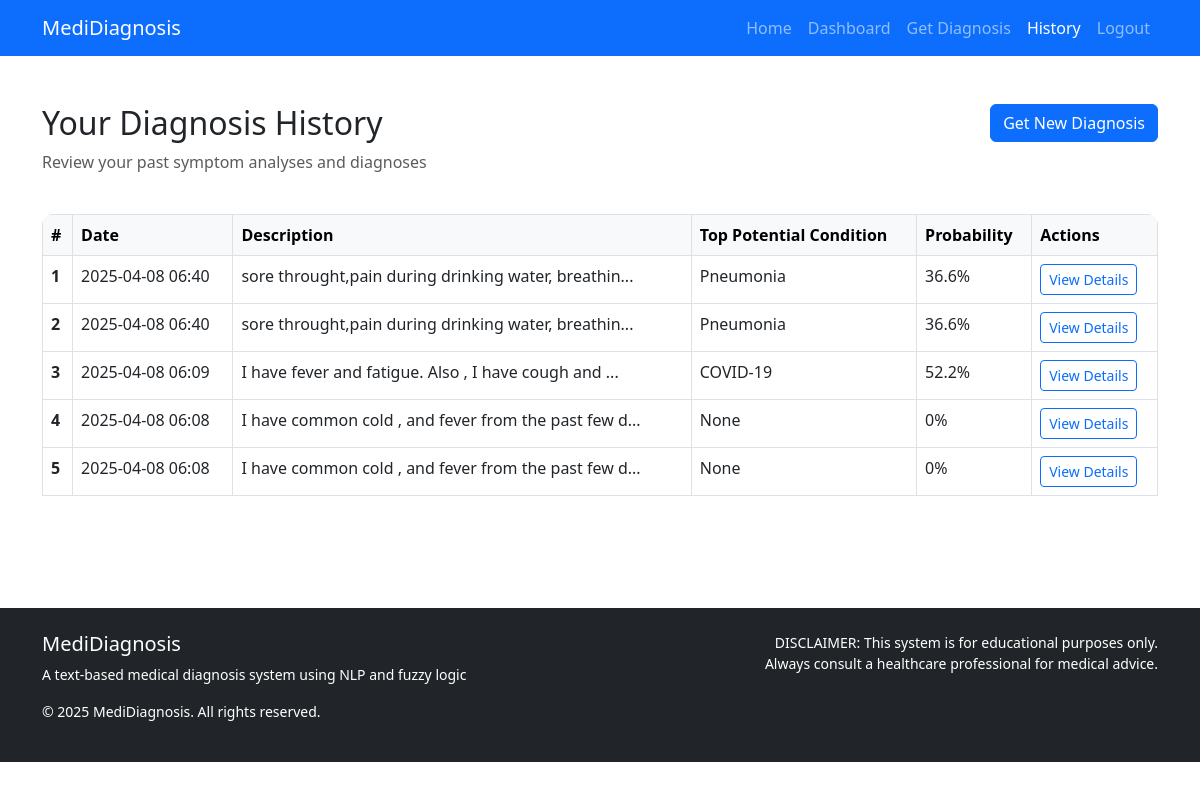
The app's page /history (signed in) with its own data.
### app.py (models this page shows)
class DiagnosisRecord(db.Model):
    id = db.Column(db.Integer, primary_key=True)
    user_id = db.Column(db.Integer, db.ForeignKey('user.id'), nullable=False)
    description = db.Column(db.Text, nullable=False)
    symptoms = db.Column(db.Text, nullable=False)  # Store as JSON string
    diagnosis_results = db.Column(db.Text, nullable=False)  # Store as JSON string
    created_at = db.Column(db.DateTime, default=datetime.utcnow)

### app.py (the view)
@app.route('/history')
def history():
    if 'user_id' not in session:
        flash('Please log in to access your history')
        return redirect(url_for('login'))
    user = User.query.get(session['user_id'])
    diagnoses = DiagnosisRecord.query.filter_by(user_id=user.id).order_by(DiagnosisRecord.created_at.desc()).all()
    return render_template('history.html', diagnoses=diagnoses)

### app.py (called while the page is built)
@app.template_filter('from_json')
def from_json(value):
    return json.loads(value)

### templates/history.html (shortened to what this page needs)
<!DOCTYPE html>
<html lang="en">
<head>
    <link href="https://cdn.jsdelivr.net/npm/bootstrap@5.3.0-alpha1/dist/css/bootstrap.min.css" rel="stylesheet">
</head>
<body>
    <nav class="navbar navbar-expand-lg navbar-dark bg-primary">
        <div class="container">
            <a class="navbar-brand" href="{{ url_for('index') }}">MediDiagnosis</a>
            <div class="collapse navbar-collapse" id="navbarNav">
                <ul class="navbar-nav ms-auto">
                    <li class="nav-item">
                        <a class="nav-link" href="{{ url_for('index') }}">Home</a>
                    </li>
                    <li class="nav-item">
                        <a class="nav-link" href="{{ url_for('dashboard') }}">Dashboard</a>
                    </li>
                    <li class="nav-item">
                        <a class="nav-link" href="{{ url_for('diagnosis') }}">Get Diagnosis</a>
                    </li>
                    <li class="nav-item">
                        <a class="nav-link active" href="{{ url_for('history') }}">History</a>
                    </li>
                    <li class="nav-item">
                        <a class="nav-link" href="{{ url_for('logout') }}">Logout</a>
                    </li>
                </ul>
            </div>
        </div>
    </nav>
    <section class="py-5">
        <div class="container">
            <div class="row mb-4">
                <div class="col-md-8">
                    <h2>Your Diagnosis History</h2>
                    <p class="text-muted">Review your past symptom analyses and diagnoses</p>
                </div>
                <div class="col-md-4 text-md-end">
                    <a href="{{ url_for('diagnosis') }}" class="btn btn-primary">Get New Diagnosis</a>
                </div>
            </div>
            {% if diagnoses %}
                <div class="row">
                    <div class="col-12">
                        <div class="table-responsive">
                            <table class="table table-hover table-bordered">
                                <thead class="table-light">
                                    <tr>
                                        <th scope="col">#</th>
                                        <th scope="col">Date</th>
                                        <th scope="col">Description</th>
                                        <th scope="col">Top Potential Condition</th>
                                        <th scope="col">Probability</th>
                                        <th scope="col">Actions</th>
                                    </tr>
                                </thead>
                                <tbody>
                                    {% for diagnosis in diagnoses %}
                                    <tr>
                                        <th scope="row">{{ loop.index }}</th>
                                        <td>{{ diagnosis.created_at.strftime('%Y-%m-%d %H:%M') }}</td>
                                        <td>{{ diagnosis.description[:50] }}{% if diagnosis.description|length > 50 %}...{% endif %}</td>
                                        <td>
                                            {% set top_condition = namespace(name='None', probability='0%') %}
                                            {% for condition in diagnosis.diagnosis_results|from_json %}
                                                {% if loop.first %}
                                                    {% set top_condition.name = condition.disease %}
                                                    {% set top_condition.probability = condition.probability %}
                                                {% endif %}
                                            {% endfor %}
                                            {{ top_condition.name }}
                                        </td>
                                        <td>{{ top_condition.probability }}</td>
                                        <td>
                                            <a href="{{ url_for('view_diagnosis', diagnosis_id=diagnosis.id) }}" class="btn btn-sm btn-outline-primary">View Details</a>
                                        </td>
                                    </tr>
                                    {% endfor %}
                                </tbody>
                            </table>
                        </div>
                    </div>
                </div>
            {% endif %}
        </div>
    </section>
    <footer class="py-4 bg-dark text-white mt-5">
        <div class="container">
            <div class="row">
                <div class="col-md-6">
                    <h5>MediDiagnosis</h5>
                    <p class="small">A text-based medical diagnosis system using NLP and fuzzy logic</p>
                    <p class="small">© 2025 MediDiagnosis. All rights reserved.</p>
                </div>
                <div class="col-md-6 text-md-end">
                    <p class="small mb-0">DISCLAIMER: This system is for educational purposes only.</p>
                    <p class="small">Always consult a healthcare professional for medical advice.</p>
                </div>
            </div>
        </div>
    </footer>
</body>
</html>

### templates/history.html (style rules this page uses)
.table-responsive { border-radius: 10px; overflow: hidden; }

### records on screen
DiagnosisRecord: created_at "2025-04-08 06:40", description "sore throught,pain during drinking water, breathin", name "Pneumonia", probability "36.6%"
DiagnosisRecord: created_at "2025-04-08 06:40", description "sore throught,pain during drinking water, breathin", name "Pneumonia", probability "36.6%"
DiagnosisRecord: created_at "2025-04-08 06:09", description "I have fever and fatigue. Also , I have cough and", name "COVID-19", probability "52.2%"
DiagnosisRecord: created_at "2025-04-08 06:08", description "I have common cold , and fever from the past few d", name "None", probability "0%"
DiagnosisRecord: created_at "2025-04-08 06:08", description "I have common cold , and fever from the past few d", name "None", probability "0%"
